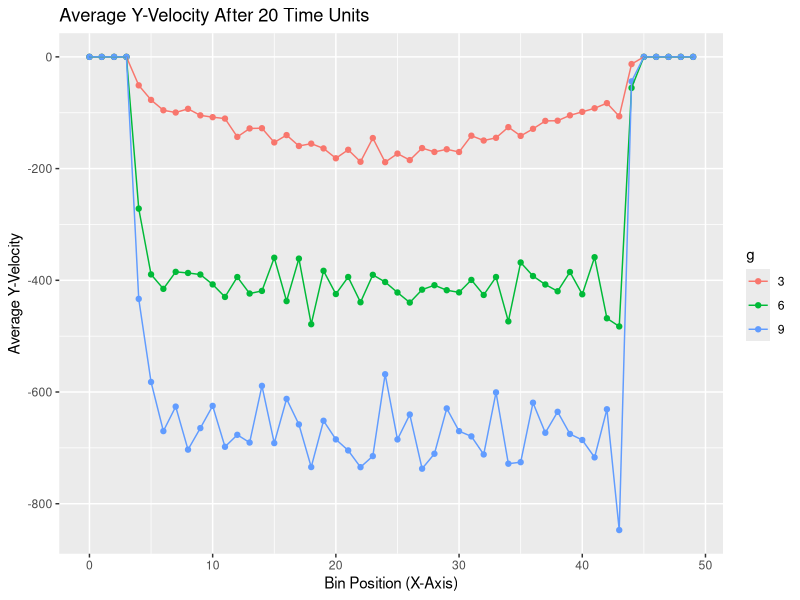

Reproduce this figure in R.
library(ggplot2)
library(dplyr)

g3 <- read.csv("flowg3.csv") |> mutate(g = 3)
g6 <- read.csv("flowg6.csv") |> mutate(g = 6)
g9 <- read.csv("flowg9.csv") |> mutate(g = 9)

data <- bind_rows(g3, g6, g9)


processed_data <- data |>
  mutate(iteration = as.factor(iteration), g = as.factor(g)) |>
  filter(iteration == 40000)

processed_data |>
  ggplot(aes(bin, avg_velocity_y, color = g)) +
  geom_point() +
  geom_line() +
  labs(
    x = "Bin Position (X-Axis)",
    y = "Average Y-Velocity",
    title = "Average Y-Velocity After 20 Time Units"
  )